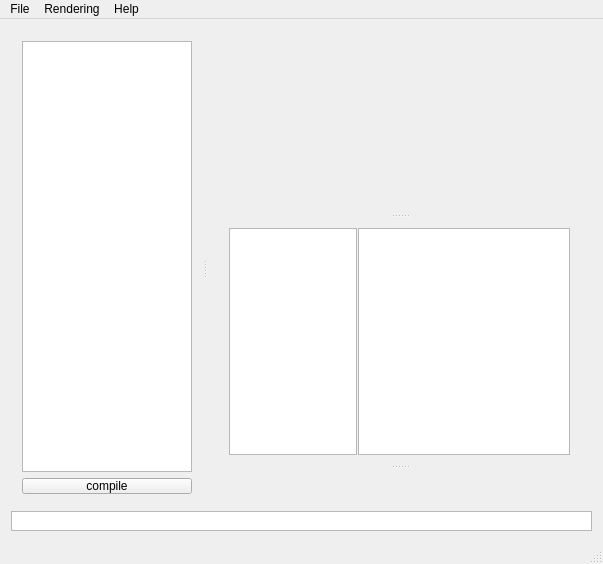
<?xml version="1.0" encoding="UTF-8"?>
<ui version="4.0">
 <class>MainWindow</class>
 <widget class="QMainWindow" name="MainWindow">
  <property name="geometry">
   <rect>
    <x>0</x>
    <y>0</y>
    <width>603</width>
    <height>564</height>
   </rect>
  </property>
  <property name="windowTitle">
   <string>MainWindow</string>
  </property>
  <property name="styleSheet">
   <string notr="true">margin:0px;
padding:0px;</string>
  </property>
  <widget class="QWidget" name="centralWidget">
   <layout class="QVBoxLayout" name="verticalLayout_5">
    <item>
     <widget class="QSplitter" name="splitter_4">
      <property name="orientation">
       <enum>Qt::Horizontal</enum>
      </property>
      <widget class="QWidget" name="verticalLayoutWidget">
       <layout class="QVBoxLayout" name="Editor">
        <item>
         <widget class="TextEdit" name="textEdit"/>
        </item>
        <item>
         <widget class="QPushButton" name="compileBtn">
          <property name="text">
           <string>compile</string>
          </property>
         </widget>
        </item>
       </layout>
      </widget>
      <widget class="QWidget" name="horizontalLayoutWidget_4">
       <layout class="QHBoxLayout" name="rightside">
        <item>
         <widget class="QSplitter" name="splitter_3">
          <property name="orientation">
           <enum>Qt::Vertical</enum>
          </property>
          <property name="handleWidth">
           <number>2</number>
          </property>
          <widget class="QWidget" name="horizontalLayoutWidget">
           <layout class="QHBoxLayout" name="renderer_2">
            <property name="spacing">
             <number>1</number>
            </property>
            <item>
             <widget class="QSplitter" name="splitter">
              <property name="sizePolicy">
               <sizepolicy hsizetype="Expanding" vsizetype="Preferred">
                <horstretch>0</horstretch>
                <verstretch>0</verstretch>
               </sizepolicy>
              </property>
              <property name="orientation">
               <enum>Qt::Horizontal</enum>
              </property>
              <widget class="GLRendererWidget" name="renderer" native="true">
               <property name="enabled">
                <bool>true</bool>
               </property>
               <property name="sizePolicy">
                <sizepolicy hsizetype="Maximum" vsizetype="Minimum">
                 <horstretch>0</horstretch>
                 <verstretch>0</verstretch>
                </sizepolicy>
               </property>
               <property name="minimumSize">
                <size>
                 <width>128</width>
                 <height>128</height>
                </size>
               </property>
               <property name="maximumSize">
                <size>
                 <width>2048</width>
                 <height>2048</height>
                </size>
               </property>
               <property name="styleSheet">
                <string notr="true"/>
               </property>
              </widget>
             </widget>
            </item>
           </layout>
          </widget>
          <widget class="QWidget" name="horizontalLayoutWidget_2">
           <layout class="QHBoxLayout" name="Hcompositor">
            <property name="spacing">
             <number>3</number>
            </property>
            <item>
             <widget class="QSplitter" name="splitter_2">
              <property name="orientation">
               <enum>Qt::Horizontal</enum>
              </property>
              <property name="handleWidth">
               <number>1</number>
              </property>
              <widget class="ModuleList" name="moduleListView">
               <property name="maximumSize">
                <size>
                 <width>128</width>
                 <height>16777215</height>
                </size>
               </property>
              </widget>
              <widget class="OpComposerView" name="opcompositer">
               <property name="maximumSize">
                <size>
                 <width>2048</width>
                 <height>2048</height>
                </size>
               </property>
              </widget>
             </widget>
            </item>
           </layout>
          </widget>
          <widget class="QWidget" name="horizontalLayoutWidget_3">
           <layout class="QHBoxLayout" name="HLayout">
            <property name="spacing">
             <number>1</number>
            </property>
            <item>
             <layout class="QVBoxLayout" name="signatureParamsLayout"/>
            </item>
           </layout>
          </widget>
         </widget>
        </item>
       </layout>
      </widget>
     </widget>
    </item>
    <item>
     <widget class="TimelineView" name="graphicsView">
      <property name="enabled">
       <bool>true</bool>
      </property>
      <property name="sizePolicy">
       <sizepolicy hsizetype="Expanding" vsizetype="Expanding">
        <horstretch>0</horstretch>
        <verstretch>10</verstretch>
       </sizepolicy>
      </property>
      <property name="minimumSize">
       <size>
        <width>128</width>
        <height>8</height>
       </size>
      </property>
      <property name="maximumSize">
       <size>
        <width>16777215</width>
        <height>20</height>
       </size>
      </property>
     </widget>
    </item>
   </layout>
  </widget>
  <widget class="QMenuBar" name="menuBar">
   <property name="geometry">
    <rect>
     <x>0</x>
     <y>0</y>
     <width>603</width>
     <height>19</height>
    </rect>
   </property>
   <widget class="QMenu" name="menuFIle">
    <property name="title">
     <string>File</string>
    </property>
    <addaction name="actionLoadKernel"/>
    <addaction name="actionOpenImage"/>
    <addaction name="actionExit"/>
   </widget>
   <widget class="QMenu" name="menuRendering">
    <property name="title">
     <string>Rendering</string>
    </property>
    <addaction name="actionStop"/>
   </widget>
   <widget class="QMenu" name="menuAbout">
    <property name="title">
     <string>Help</string>
    </property>
    <addaction name="actionAbout"/>
   </widget>
   <addaction name="menuFIle"/>
   <addaction name="menuRendering"/>
   <addaction name="menuAbout"/>
  </widget>
  <widget class="QStatusBar" name="statusBar"/>
  <action name="actionLoadKernel">
   <property name="text">
    <string>load kernel...</string>
   </property>
  </action>
  <action name="actionStop">
   <property name="text">
    <string>stop</string>
   </property>
  </action>
  <action name="actionOpenImage">
   <property name="text">
    <string>open image...</string>
   </property>
  </action>
  <action name="actionAbout">
   <property name="text">
    <string>About Baracuda...</string>
   </property>
  </action>
  <action name="actionExit">
   <property name="text">
    <string>exit</string>
   </property>
   <property name="shortcut">
    <string extracomment="ctrl+w">Ctrl+W</string>
   </property>
  </action>
 </widget>
 <layoutdefault spacing="6" margin="11"/>
 <customwidgets>
  <customwidget>
   <class>OpComposerView</class>
   <extends>QGraphicsView</extends>
   <header>opcomposer.h</header>
  </customwidget>
  <customwidget>
   <class>ModuleList</class>
   <extends>QListView</extends>
   <header location="global">modulelist.h</header>
  </customwidget>
  <customwidget>
   <class>GLRendererWidget</class>
   <extends>QWidget</extends>
   <header>glrendererwidget.h</header>
   <container>1</container>
  </customwidget>
  <customwidget>
   <class>TimelineView</class>
   <extends>QGraphicsView</extends>
   <header>timelineview.h</header>
  </customwidget>
  <customwidget>
   <class>TextEdit</class>
   <extends>QTextEdit</extends>
   <header>textedit.h</header>
  </customwidget>
 </customwidgets>
 <resources/>
 <connections/>
</ui>
